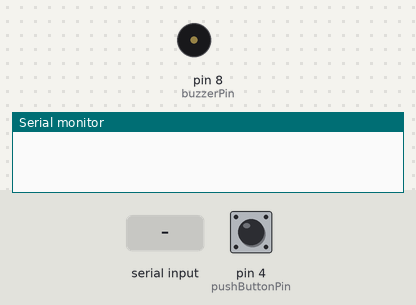
Simulated run of this sketch. Board: Arduino Uno, built with avr-gcc and run on an emulated ATmega328P. Shown: buzzer (waves = sounding), the last lines printed to the serial monitor. Inputs (shaded band) come from the test bench; at power-on: pin 4 (pushButtonPin) LOW.

Above: at 1.2 s.
1.3 s: "2" received over Serial
At 2.5 s:
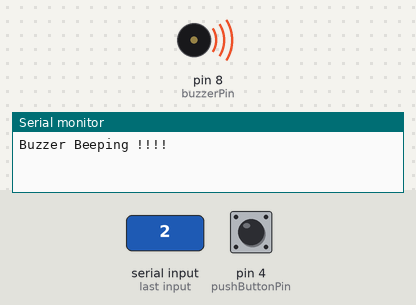
2.8 s: pin 4 (pushButtonPin) pulled HIGH for 0.15 s
Timing chart, 0 to 5.8 s (numbered marks = the images above; inputs shaded):
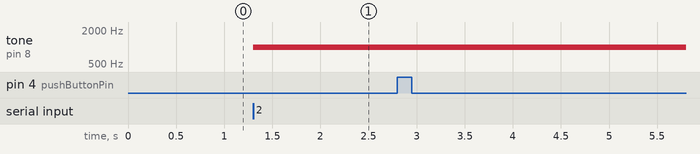

Measured:
- after the input at 1.3 s, tone on pin 8 (buzzerPin): silent → 1000 Hz at once

The sketch:

UartArd1.ino
```cpp
// Arduino 1 Code

int buzzerPin = 8;
int pushButtonPin = 4;

int buzzerState = 0;

int lastButtonState = 0;
int buttonState = 0;
int prevTime = 0;
int debounceTime = 50; // milliseconds

void setup()
{
  Serial.begin(9600);

  pinMode(buzzerPin, OUTPUT);
}

void loop()
{
  int buttonReading = digitalRead(pushButtonPin);

  if(buttonReading != lastButtonState) {
    prevTime = millis();
  }

  if((millis() - prevTime) >= debounceTime) {
    if(buttonReading != buttonState) {
      buttonState = buttonReading;

      if(buttonState == HIGH) {
        Serial.write('1');
      }
    }
  }

  lastButtonState = buttonReading;

  while (Serial.available() > 0)
  {
    char data = Serial.read();

    if (data == '2')
    {
      if(buzzerState == 0) {
      	tone(buzzerPin, 1000);
        Serial.println("Buzzer Beeping !!!!");
      } else {
      	noTone(buzzerPin);
        Serial.println("Buzzer Stopped !!!!");
      }

      buzzerState = !buzzerState;
    }
  }
}
```
